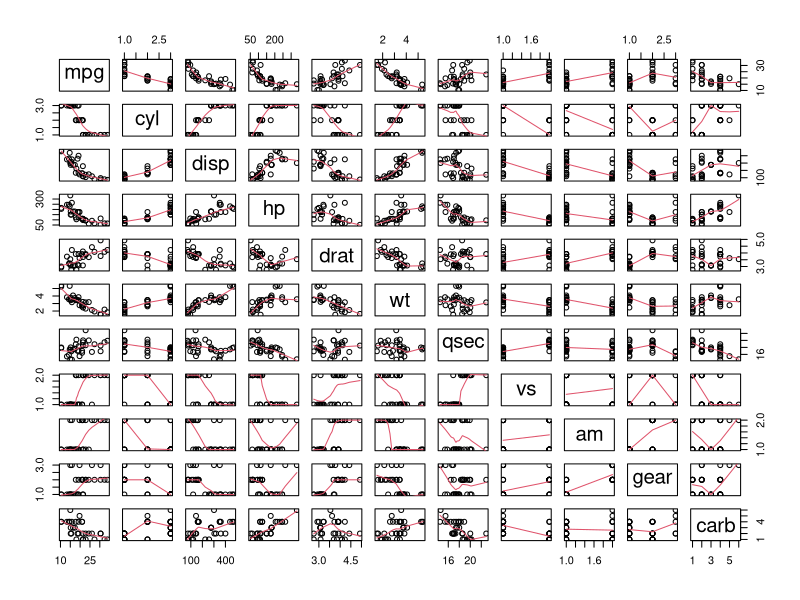
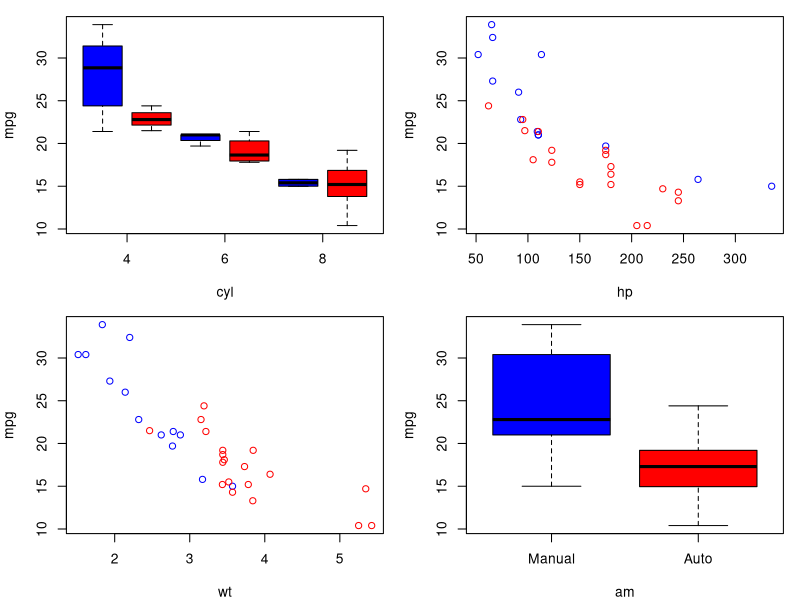
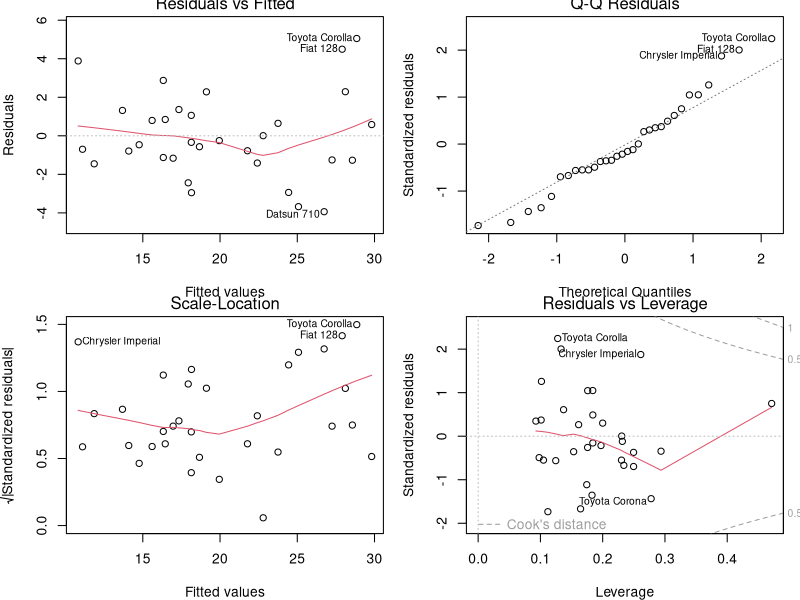

Recreate these plots in R, in order.
## ---- chunk 1
data(mtcars)
## ---- chunk 2
mtcars$am <- factor(mtcars$am, labels=c("Auto","Manual"))
mtcars$carb <- factor(mtcars$carb)
mtcars$cyl <- factor(mtcars$cyl)
mtcars$gear <- factor(mtcars$gear)
mtcars$vs <- factor(mtcars$vs, labels=c("V","S"))
## ---- chunk 3
all_fit <- lm(mpg ~ ., mtcars)
step_fit <- step(all_fit, direction="both")
## ---- chunk 4
summary(step_fit)
## ---- chunk 5
pairs(mtcars, panel=panel.smooth)
## ---- chunk 6
mtcars$am <- factor(mtcars$am, levels=c("Manual","Auto"))
## ---- chunk 7
par(mfrow=c(2,2), mar=c(4,4,1,1))
boxplot(mpg ~ am*cyl, mtcars, col=c("Blue","Red"), xaxt="n", xlab="cyl", ylab="mpg")
axis(1, at=c(1.5,3.5,5.5), labels=c(4,6,8))
plot(mpg ~ hp, mtcars, col="White")
points(mpg ~ hp, mtcars[mtcars$am=="Manual",], col="Blue")
points(mpg ~ hp, mtcars[mtcars$am=="Auto",], col="Red")
plot(mpg ~ wt, mtcars, col="White")
points(mpg ~ wt, mtcars[mtcars$am=="Manual",], col="Blue")
points(mpg ~ wt, mtcars[mtcars$am=="Auto",], col="Red")
plot(mpg ~ am, mtcars, levels=c("Manual","Auto"), col=c("Blue","Red"))
## ---- chunk 8
par(mfrow=c(2,2))
plot(step_fit)
